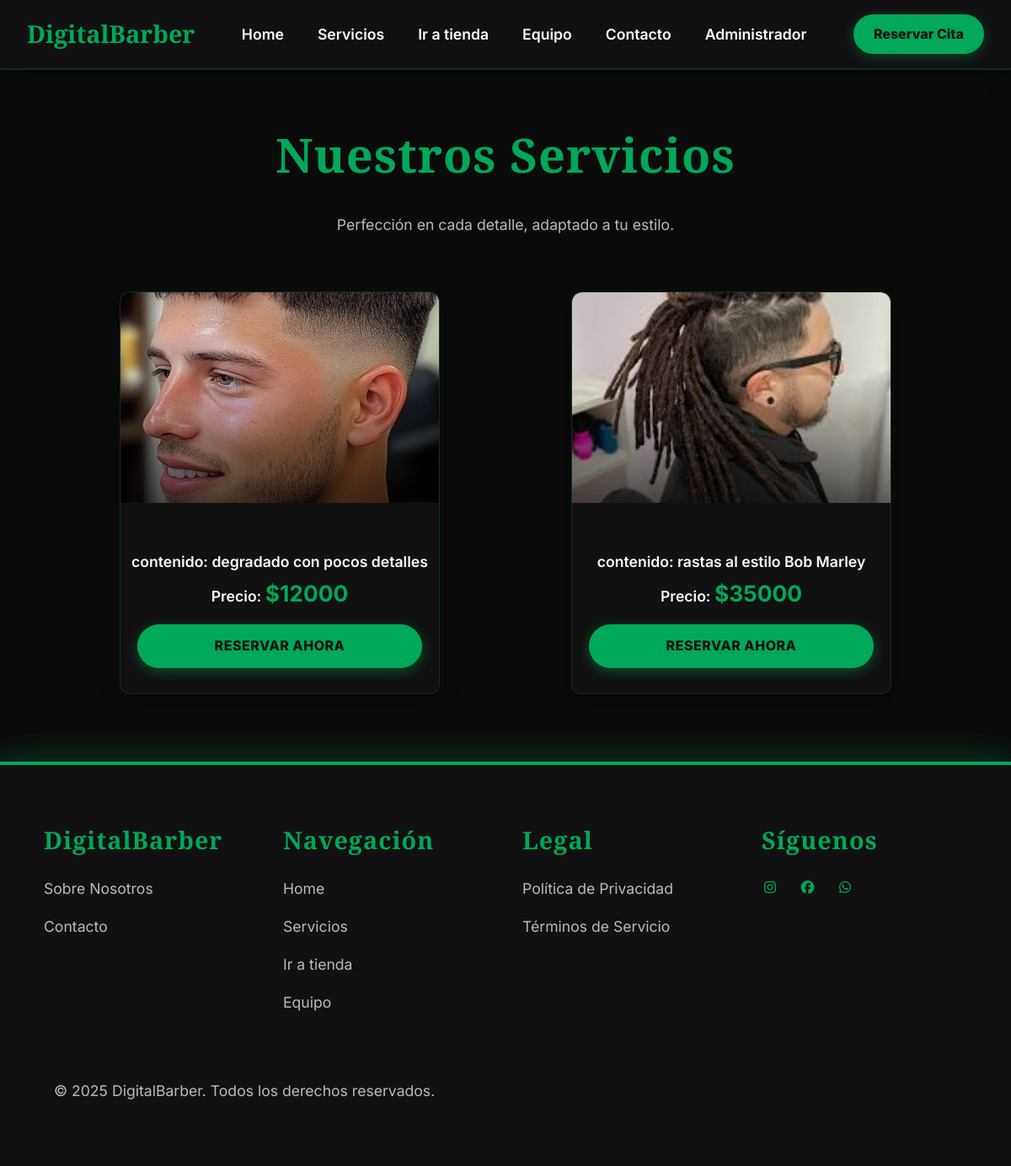
The app's page /servicios/ with its own data.
### Servicios/models.py (models this page shows, shortened)
class Servicio(models.Model):
    titulo = models.CharField(max_length=50)
    contenido = models.CharField(max_length=50)
    imagen = models.ImageField(upload_to='servicios')
    precio = models.DecimalField(max_digits=8, decimal_places=2, default=0.00)
    created = models.DateTimeField(auto_now_add=True)
    updated = models.DateTimeField(auto_now=True)
    class Meta:
        verbose_name = "servicio"
        verbose_name_plural = "servicios"

### Servicios/views.py (the view)
# urls.py: path('servicios/', include('Servicios.urls')),
def servicios(request):
    servicios = Servicio.objects.all()
    return render(request, 'servicios/servicios.html', {'servicios': servicios})

### Servicios/templates/servicios/servicios.html (shortened to what this page needs)
{% extends 'base.html' %}
{% load static %}
{% block content %}
<div class="container">
    <h1>Nuestros Servicios</h1>
    <p style="text-align: center; max-width: 600px; margin: 0 auto 4rem; color: var(--color-gris-texto);">
        Perfección en cada detalle, adaptado a tu estilo.
    </p>
    <div class="services-grid">
        {% for servicio in servicios %}
            <div class="service-card">
                <div class="card-image-wrapper">
                    <img src="{{ servicio.imagen.url }}" class="service-image" alt="{{ servicio.nombre }}">
                    <div class="image-overlay"></div>
                </div>
                <p class="service-price">
                    contenido: <span class="">{{ servicio.contenido }}</span>
                    Precio: <span class="price-value">${{ servicio.precio|floatformat:0 }}</span>
                </p>
                <a href="{% url 'Citas:reservar' %}" class="btn-acento">RESERVAR AHORA</a>
            </div>
        {% empty %}
            <p>No hay servicios disponibles en este momento.</p>
        {% endfor %}
    </div>
</div>
{% endblock %}

### DigitalBarberApp/templates/base.html (style rules this page uses)
:root { --bg-color: #0b0b0b; --color-negro: #111111; --color-blanco: #fafafa; --color-fondo: #111111; --color-acento: #00A859; --color-gris-texto: #bbb; --font-serif: "Cormorant Garamond", serif; --font-sans: "Inter", sans-serif; font-family: var(--font-sans); }
* { margin: 0; padding: 0; box-sizing: border-box; }
html { scroll-behavior: smooth; }
body { background-color: var(--bg-color); color: var(--color-blanco); font-family: var(--font-sans); line-height: 1.7; font-size: 16px; }
h1, h2, h3, h4, h5, h6 { font-family: var(--font-serif); color: var(--color-acento); letter-spacing: 1px; margin-bottom: 1rem; line-height: 1.3; }
h1 { font-size: 3.5rem; text-align: center; margin-bottom: 2rem; }
p { color: var(--color-gris-texto); font-size: 1.1rem; margin-bottom: 1.5rem; }
a { color: var(--color-acento); text-decoration: none; transition: all 0.3s ease; font-weight: 600; }
.btn-acento, button[type="submit"], input[type="submit"] { background-color: var(--color-acento); color: var(--color-negro); padding: 12px 28px; border-radius: 30px; font-weight: 800; letter-spacing: 0.5px; border: none; cursor: pointer; transition: all 0.3s ease; box-shadow: 0 4px 15px rgba(0,168,89,0.4); display: inline-block; text-decoration: none; text-align: center; }
.container { width: 90%; max-width: 1200px; margin: 4rem auto; }
.services-grid { display: grid; grid-template-columns: repeat(auto-fit, minmax(300px, 1fr)); gap: 3.5rem; justify-items: center; margin-top: 60px; padding: 0 2rem; max-width: 1400px; margin-left: auto; margin-right: auto; }
.service-card { background-color: var(--color-negro); color: var(--color-blanco); border: 1px solid rgba(0, 168, 89, 0.2); border-radius: 12px; padding: 0; max-width: 380px; width: 100%; display: flex; flex-direction: column; text-align: center; transition: all 0.4s ease-in-out; overflow: hidden; position: relative; box-shadow: 0 8px 25px rgba(0, 0, 0, 0.4); }
.service-card::before { content: ''; position: absolute; top: -50%; left: -50%; width: 200%; height: 200%; background: radial-gradient(circle at center, rgba(0,168,89,0.2) 0%, transparent 70%); opacity: 0; transition: opacity 0.5s ease-in-out; z-index: 0; }
.card-image-wrapper { width: 100%; height: 250px; overflow: hidden; position: relative; border-radius: 12px 12px 0 0; }
.service-image { width: 100%; height: 100%; object-fit: cover; display: block; transition: transform 0.5s ease; }
.image-overlay { position: absolute; top: 0; left: 0; width: 100%; height: 100%; background: linear-gradient(to top, rgba(0,0,0,0.6) 0%, transparent 60%); transition: background 0.3s ease; }
.service-price { font-family: var(--font-sans); font-size: 1.1em; color: var(--color-blanco); margin-bottom: 15px; font-weight: 600; }
.service-price .price-value { font-size: 1.5em; color: var(--color-acento); font-weight: 700; }
.service-card .btn-acento { margin-top: auto; margin-bottom: 30px; margin-left: 20px; margin-right: 20px; width: calc(100% - 40px); }

### records on screen
Servicio: imagen (picture), contenido "degradado con pocos detalles", precio "12000"
Servicio: imagen (picture), contenido "rastas al estilo Bob Marley", precio "35000"
